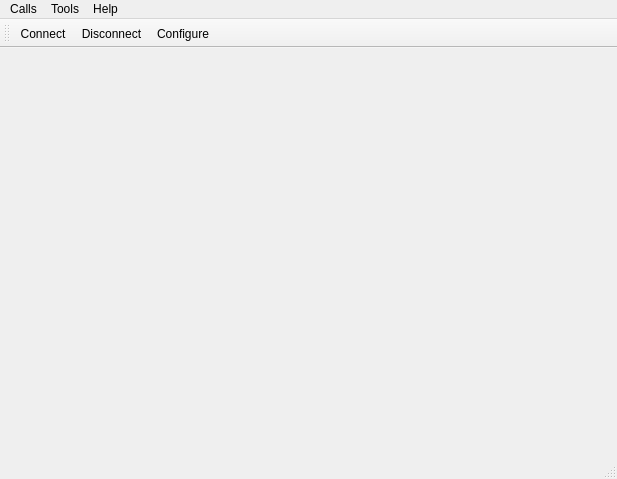
<?xml version="1.0" encoding="UTF-8"?>
<ui version="4.0">
 <class>MainWindow</class>
 <widget class="QMainWindow" name="MainWindow">
  <property name="geometry">
   <rect>
    <x>0</x>
    <y>0</y>
    <width>617</width>
    <height>479</height>
   </rect>
  </property>
  <property name="sizePolicy">
   <sizepolicy hsizetype="Maximum" vsizetype="Maximum">
    <horstretch>0</horstretch>
    <verstretch>0</verstretch>
   </sizepolicy>
  </property>
  <property name="windowTitle">
   <string>EncoderTesting</string>
  </property>
  <widget class="QWidget" name="centralWidget">
   <layout class="QVBoxLayout" name="verticalLayout"/>
  </widget>
  <widget class="QMenuBar" name="menuBar">
   <property name="geometry">
    <rect>
     <x>0</x>
     <y>0</y>
     <width>617</width>
     <height>19</height>
    </rect>
   </property>
   <widget class="QMenu" name="menuCalls">
    <property name="title">
     <string>Calls</string>
    </property>
    <addaction name="actionConnect"/>
    <addaction name="actionDisconnect"/>
    <addaction name="separator"/>
    <addaction name="actionQuit"/>
   </widget>
   <widget class="QMenu" name="menuTools">
    <property name="title">
     <string>Tools</string>
    </property>
    <addaction name="actionConfigure"/>
   </widget>
   <widget class="QMenu" name="menuHelp">
    <property name="title">
     <string>Help</string>
    </property>
    <addaction name="actionAbout"/>
    <addaction name="actionAboutQt"/>
   </widget>
   <addaction name="menuCalls"/>
   <addaction name="menuTools"/>
   <addaction name="menuHelp"/>
  </widget>
  <widget class="QToolBar" name="mainToolBar">
   <attribute name="toolBarArea">
    <enum>TopToolBarArea</enum>
   </attribute>
   <attribute name="toolBarBreak">
    <bool>false</bool>
   </attribute>
   <addaction name="actionConnect"/>
   <addaction name="actionDisconnect"/>
   <addaction name="actionConfigure"/>
  </widget>
  <widget class="QStatusBar" name="statusBar"/>
  <action name="actionAbout">
   <property name="text">
    <string>&amp;About</string>
   </property>
   <property name="toolTip">
    <string>About program</string>
   </property>
   <property name="shortcut">
    <string>Alt+A</string>
   </property>
  </action>
  <action name="actionAboutQt">
   <property name="text">
    <string>About Qt</string>
   </property>
  </action>
  <action name="actionConnect">
   <property name="icon">
    <iconset resource="EncoderTesting.qrc">
     <normaloff>:/images/connect.png</normaloff>:/images/connect.png</iconset>
   </property>
   <property name="text">
    <string>C&amp;onnect</string>
   </property>
   <property name="toolTip">
    <string>Connect to serial port</string>
   </property>
   <property name="shortcut">
    <string>Ctrl+O</string>
   </property>
  </action>
  <action name="actionDisconnect">
   <property name="icon">
    <iconset resource="EncoderTesting.qrc">
     <normaloff>:/images/disconnect.png</normaloff>:/images/disconnect.png</iconset>
   </property>
   <property name="text">
    <string>&amp;Disconnect</string>
   </property>
   <property name="toolTip">
    <string>Disconnect from serial port</string>
   </property>
   <property name="shortcut">
    <string>Ctrl+D</string>
   </property>
  </action>
  <action name="actionConfigure">
   <property name="icon">
    <iconset resource="EncoderTesting.qrc">
     <normaloff>:/images/settings.png</normaloff>:/images/settings.png</iconset>
   </property>
   <property name="text">
    <string>&amp;Configure</string>
   </property>
   <property name="toolTip">
    <string>Configure serial port</string>
   </property>
   <property name="shortcut">
    <string>Alt+C</string>
   </property>
  </action>
  <action name="actionQuit">
   <property name="icon">
    <iconset resource="EncoderTesting.qrc">
     <normaloff>:/images/application-exit.png</normaloff>:/images/application-exit.png</iconset>
   </property>
   <property name="text">
    <string>&amp;Quit</string>
   </property>
   <property name="shortcut">
    <string>Ctrl+Q</string>
   </property>
  </action>
 </widget>
 <layoutdefault spacing="6" margin="11"/>
 <resources>
  <include location="EncoderTesting.qrc"/>
 </resources>
 <connections/>
</ui>
